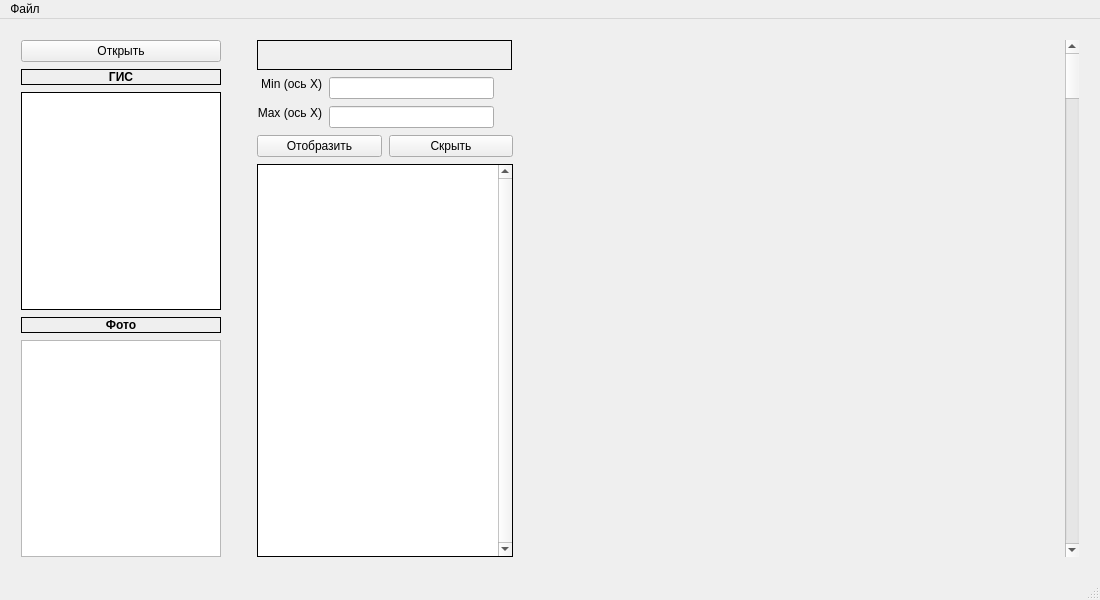
<?xml version="1.0" encoding="UTF-8"?>
<ui version="4.0">
 <class>MainWindow</class>
 <widget class="QMainWindow" name="MainWindow">
  <property name="geometry">
   <rect>
    <x>0</x>
    <y>0</y>
    <width>1072</width>
    <height>600</height>
   </rect>
  </property>
  <property name="windowTitle">
   <string>MainWindow</string>
  </property>
  <widget class="QWidget" name="centralwidget">
   <layout class="QHBoxLayout" name="horizontalLayout">
    <property name="spacing">
     <number>16</number>
    </property>
    <property name="leftMargin">
     <number>11</number>
    </property>
    <property name="topMargin">
     <number>11</number>
    </property>
    <property name="rightMargin">
     <number>11</number>
    </property>
    <property name="bottomMargin">
     <number>11</number>
    </property>
    <item>
     <layout class="QVBoxLayout" name="verticalLayout">
      <property name="spacing">
       <number>7</number>
      </property>
      <property name="sizeConstraint">
       <enum>QLayout::SetDefaultConstraint</enum>
      </property>
      <property name="leftMargin">
       <number>10</number>
      </property>
      <property name="topMargin">
       <number>10</number>
      </property>
      <property name="rightMargin">
       <number>10</number>
      </property>
      <property name="bottomMargin">
       <number>10</number>
      </property>
      <item>
       <widget class="QPushButton" name="pushButton">
        <property name="sizePolicy">
         <sizepolicy hsizetype="Fixed" vsizetype="Fixed">
          <horstretch>0</horstretch>
          <verstretch>0</verstretch>
         </sizepolicy>
        </property>
        <property name="minimumSize">
         <size>
          <width>200</width>
          <height>0</height>
         </size>
        </property>
        <property name="styleSheet">
         <string notr="true"/>
        </property>
        <property name="text">
         <string>Открыть</string>
        </property>
       </widget>
      </item>
      <item>
       <widget class="QLabel" name="label">
        <property name="sizePolicy">
         <sizepolicy hsizetype="Fixed" vsizetype="Preferred">
          <horstretch>0</horstretch>
          <verstretch>0</verstretch>
         </sizepolicy>
        </property>
        <property name="minimumSize">
         <size>
          <width>200</width>
          <height>0</height>
         </size>
        </property>
        <property name="font">
         <font>
          <bold>true</bold>
         </font>
        </property>
        <property name="frameShape">
         <enum>QFrame::Box</enum>
        </property>
        <property name="text">
         <string>&lt;html&gt;&lt;head/&gt;&lt;body&gt;&lt;p  align=&quot;center&quot;&gt;ГИС&lt;/p&gt;&lt;/body&gt;&lt;/html&gt;</string>
        </property>
        <property name="scaledContents">
         <bool>false</bool>
        </property>
        <property name="alignment">
         <set>Qt::AlignCenter</set>
        </property>
        <property name="margin">
         <number>6</number>
        </property>
       </widget>
      </item>
      <item>
       <widget class="QListWidget" name="listWidget">
        <property name="enabled">
         <bool>true</bool>
        </property>
        <property name="sizePolicy">
         <sizepolicy hsizetype="Fixed" vsizetype="Expanding">
          <horstretch>0</horstretch>
          <verstretch>0</verstretch>
         </sizepolicy>
        </property>
        <property name="maximumSize">
         <size>
          <width>200</width>
          <height>16777215</height>
         </size>
        </property>
        <property name="frameShape">
         <enum>QFrame::Box</enum>
        </property>
        <property name="frameShadow">
         <enum>QFrame::Plain</enum>
        </property>
        <property name="lineWidth">
         <number>1</number>
        </property>
        <property name="midLineWidth">
         <number>1</number>
        </property>
        <property name="spacing">
         <number>0</number>
        </property>
        <property name="currentRow">
         <number>-1</number>
        </property>
       </widget>
      </item>
      <item>
       <widget class="QLabel" name="label_2">
        <property name="sizePolicy">
         <sizepolicy hsizetype="Fixed" vsizetype="Preferred">
          <horstretch>0</horstretch>
          <verstretch>0</verstretch>
         </sizepolicy>
        </property>
        <property name="minimumSize">
         <size>
          <width>200</width>
          <height>0</height>
         </size>
        </property>
        <property name="font">
         <font>
          <bold>true</bold>
         </font>
        </property>
        <property name="frameShape">
         <enum>QFrame::Box</enum>
        </property>
        <property name="lineWidth">
         <number>1</number>
        </property>
        <property name="text">
         <string>Фото</string>
        </property>
        <property name="alignment">
         <set>Qt::AlignCenter</set>
        </property>
        <property name="margin">
         <number>6</number>
        </property>
       </widget>
      </item>
      <item>
       <widget class="QListWidget" name="listWidget_2">
        <property name="sizePolicy">
         <sizepolicy hsizetype="Fixed" vsizetype="Expanding">
          <horstretch>0</horstretch>
          <verstretch>0</verstretch>
         </sizepolicy>
        </property>
        <property name="minimumSize">
         <size>
          <width>200</width>
          <height>0</height>
         </size>
        </property>
        <property name="maximumSize">
         <size>
          <width>200</width>
          <height>16777215</height>
         </size>
        </property>
        <property name="frameShadow">
         <enum>QFrame::Plain</enum>
        </property>
        <property name="midLineWidth">
         <number>0</number>
        </property>
       </widget>
      </item>
     </layout>
    </item>
    <item>
     <layout class="QVBoxLayout" name="verticalLayout_2">
      <property name="spacing">
       <number>7</number>
      </property>
      <property name="leftMargin">
       <number>10</number>
      </property>
      <property name="topMargin">
       <number>10</number>
      </property>
      <property name="rightMargin">
       <number>10</number>
      </property>
      <property name="bottomMargin">
       <number>10</number>
      </property>
      <item>
       <widget class="QLabel" name="label_5">
        <property name="sizePolicy">
         <sizepolicy hsizetype="Preferred" vsizetype="Preferred">
          <horstretch>0</horstretch>
          <verstretch>0</verstretch>
         </sizepolicy>
        </property>
        <property name="minimumSize">
         <size>
          <width>255</width>
          <height>30</height>
         </size>
        </property>
        <property name="maximumSize">
         <size>
          <width>200</width>
          <height>16777215</height>
         </size>
        </property>
        <property name="frameShape">
         <enum>QFrame::Box</enum>
        </property>
        <property name="text">
         <string/>
        </property>
        <property name="alignment">
         <set>Qt::AlignCenter</set>
        </property>
       </widget>
      </item>
      <item>
       <layout class="QHBoxLayout" name="horizontalLayout_2">
        <item>
         <layout class="QFormLayout" name="formLayout">
          <property name="labelAlignment">
           <set>Qt::AlignRight|Qt::AlignTrailing|Qt::AlignVCenter</set>
          </property>
          <item row="0" column="0">
           <widget class="QLabel" name="label_3">
            <property name="sizePolicy">
             <sizepolicy hsizetype="Fixed" vsizetype="Fixed">
              <horstretch>0</horstretch>
              <verstretch>0</verstretch>
             </sizepolicy>
            </property>
            <property name="text">
             <string>Min (ось X)</string>
            </property>
            <property name="alignment">
             <set>Qt::AlignRight|Qt::AlignTrailing|Qt::AlignVCenter</set>
            </property>
           </widget>
          </item>
          <item row="0" column="1">
           <widget class="QLineEdit" name="lineEdit">
            <property name="sizePolicy">
             <sizepolicy hsizetype="Fixed" vsizetype="Fixed">
              <horstretch>0</horstretch>
              <verstretch>0</verstretch>
             </sizepolicy>
            </property>
            <property name="minimumSize">
             <size>
              <width>165</width>
              <height>0</height>
             </size>
            </property>
            <property name="inputMethodHints">
             <set>Qt::ImhDigitsOnly</set>
            </property>
            <property name="alignment">
             <set>Qt::AlignRight|Qt::AlignTrailing|Qt::AlignVCenter</set>
            </property>
           </widget>
          </item>
          <item row="1" column="0">
           <widget class="QLabel" name="label_4">
            <property name="sizePolicy">
             <sizepolicy hsizetype="Fixed" vsizetype="Fixed">
              <horstretch>0</horstretch>
              <verstretch>0</verstretch>
             </sizepolicy>
            </property>
            <property name="text">
             <string>Max (ось X)</string>
            </property>
            <property name="alignment">
             <set>Qt::AlignRight|Qt::AlignTrailing|Qt::AlignVCenter</set>
            </property>
           </widget>
          </item>
          <item row="1" column="1">
           <widget class="QLineEdit" name="lineEdit_2">
            <property name="sizePolicy">
             <sizepolicy hsizetype="Fixed" vsizetype="Fixed">
              <horstretch>0</horstretch>
              <verstretch>0</verstretch>
             </sizepolicy>
            </property>
            <property name="minimumSize">
             <size>
              <width>165</width>
              <height>0</height>
             </size>
            </property>
            <property name="inputMethodHints">
             <set>Qt::ImhDigitsOnly</set>
            </property>
            <property name="alignment">
             <set>Qt::AlignRight|Qt::AlignTrailing|Qt::AlignVCenter</set>
            </property>
           </widget>
          </item>
         </layout>
        </item>
       </layout>
      </item>
      <item>
       <layout class="QHBoxLayout" name="horizontalLayout_3">
        <property name="sizeConstraint">
         <enum>QLayout::SetDefaultConstraint</enum>
        </property>
        <property name="leftMargin">
         <number>0</number>
        </property>
        <item>
         <widget class="QPushButton" name="pushButton_3">
          <property name="text">
           <string>Отобразить</string>
          </property>
         </widget>
        </item>
        <item>
         <widget class="QPushButton" name="pushButton_2">
          <property name="text">
           <string>Скрыть</string>
          </property>
         </widget>
        </item>
       </layout>
      </item>
      <item>
       <layout class="QVBoxLayout" name="verticalLayout_3">
        <item>
         <widget class="QTableView" name="tableView">
          <property name="sizePolicy">
           <sizepolicy hsizetype="Fixed" vsizetype="Expanding">
            <horstretch>0</horstretch>
            <verstretch>0</verstretch>
           </sizepolicy>
          </property>
          <property name="tabletTracking">
           <bool>false</bool>
          </property>
          <property name="styleSheet">
           <string notr="true">/*QHeaderView {
    background-color: #333;
    font-size:13px;
}
QHeaderView::section:horizontal {
    color: #000;
    border-style: solid;
    background-color: white;
	border: 2px solid black;
	border-collapse: collapse;
 }*/
/*QTableView {
	border: 1px solid black;
    border-color: black;
    border-radius: 4px;
    background-color: white;
   gridline-color: black;
    selection-background-color: white;
    color:black;
    font-size:12px;
	border-collapse: collapse;
 }*/
QHeaderView::section{
           /* border-top:0px solid #D8D8D8;
            border-left:0px solid #D8D8D8;
            border-right:0px solid #D8D8D8;*/
			/*border-bottom: 0px solid #D8D8D8;*/
			background-color:white;
           /* padding:4px;*/
}
/*QTableCornerButton::section{
            border-top:0px solid #D8D8D8;
            border-left:0px solid #D8D8D8;
            border-right:0px solid #D8D8D8;
            border-bottom: 1px solid #D8D8D8;
            background-color:white;
}*/
QTableWidget ::section {
    border: 1px /*outset*/ black; /*#161618;*/
}</string>
          </property>
          <property name="inputMethodHints">
           <set>Qt::ImhDigitsOnly</set>
          </property>
          <property name="frameShape">
           <enum>QFrame::Box</enum>
          </property>
          <property name="frameShadow">
           <enum>QFrame::Plain</enum>
          </property>
          <property name="lineWidth">
           <number>1</number>
          </property>
          <property name="midLineWidth">
           <number>1</number>
          </property>
          <property name="verticalScrollBarPolicy">
           <enum>Qt::ScrollBarAlwaysOn</enum>
          </property>
          <property name="horizontalScrollBarPolicy">
           <enum>Qt::ScrollBarAlwaysOff</enum>
          </property>
          <property name="alternatingRowColors">
           <bool>true</bool>
          </property>
          <property name="textElideMode">
           <enum>Qt::ElideNone</enum>
          </property>
          <attribute name="horizontalHeaderMinimumSectionSize">
           <number>118</number>
          </attribute>
          <attribute name="horizontalHeaderDefaultSectionSize">
           <number>118</number>
          </attribute>
          <attribute name="horizontalHeaderStretchLastSection">
           <bool>true</bool>
          </attribute>
          <attribute name="verticalHeaderVisible">
           <bool>false</bool>
          </attribute>
         </widget>
        </item>
       </layout>
      </item>
     </layout>
    </item>
    <item>
     <layout class="QGridLayout" name="gridLayout">
      <property name="leftMargin">
       <number>10</number>
      </property>
      <property name="topMargin">
       <number>10</number>
      </property>
      <property name="rightMargin">
       <number>10</number>
      </property>
      <property name="bottomMargin">
       <number>10</number>
      </property>
      <item row="0" column="0">
       <widget class="QCustomPlot" name="widget" native="true">
        <property name="sizePolicy">
         <sizepolicy hsizetype="Preferred" vsizetype="Preferred">
          <horstretch>0</horstretch>
          <verstretch>0</verstretch>
         </sizepolicy>
        </property>
        <property name="minimumSize">
         <size>
          <width>500</width>
          <height>0</height>
         </size>
        </property>
       </widget>
      </item>
      <item row="0" column="1">
       <widget class="QScrollBar" name="verticalScrollBar">
        <property name="orientation">
         <enum>Qt::Vertical</enum>
        </property>
       </widget>
      </item>
     </layout>
    </item>
   </layout>
  </widget>
  <widget class="QMenuBar" name="menubar">
   <property name="geometry">
    <rect>
     <x>0</x>
     <y>0</y>
     <width>1072</width>
     <height>26</height>
    </rect>
   </property>
   <widget class="QMenu" name="menu">
    <property name="title">
     <string>Файл</string>
    </property>
    <addaction name="action"/>
   </widget>
   <addaction name="menu"/>
  </widget>
  <widget class="QStatusBar" name="statusbar"/>
  <action name="action">
   <property name="text">
    <string>Выход</string>
   </property>
  </action>
 </widget>
 <customwidgets>
  <customwidget>
   <class>QCustomPlot</class>
   <extends>QWidget</extends>
   <header>qcustomplot.h</header>
   <container>1</container>
  </customwidget>
 </customwidgets>
 <resources/>
 <connections/>
</ui>
